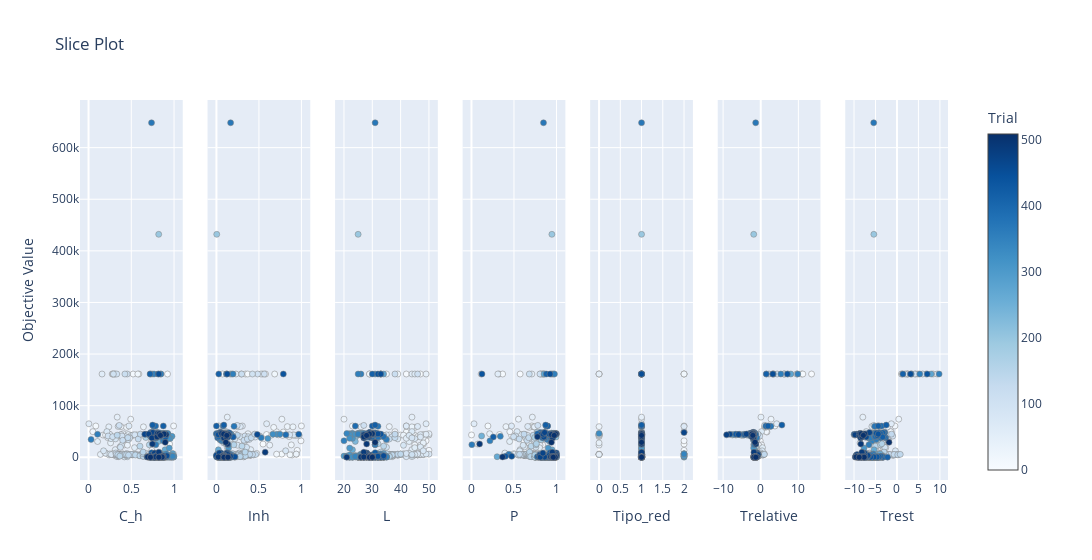

Notebook source saved alongside this figure:
### Code cell
optuna.visualization.plot_slice(study)

### Figure 1 — Plotly figure (JSON) as saved in the notebook; plotly's stock layout.template omitted (floating-point values rounded to 4 significant figures; data arrays with more than 128 entries replaced by an {"elided": "..."} marker saying what was removed)
{"data": [{"marker": {"color": {"elided": "508 int values"}, "colorbar": {"title": {"text": "Trial"}, "x": 1, "xpad": 40}, "colorscale": [[0, "rgb(247,251,255)"], [0.125, "rgb(222,235,247)"], [0.25, "rgb(198,219,239)"], [0.375, "rgb(158,202,225)"], [0.5, "rgb(107,174,214)"], [0.625, "rgb(66,146,198)"], [0.75, "rgb(33,113,181)"], [0.875, "rgb(8,81,156)"], [1, "rgb(8,48,107)"]], "line": {"color": "Grey", "width": 0.5}, "showscale": true}, "mode": "markers", "name": "Feasible Trial", "showlegend": false, "type": "scatter", "x": {"elided": "508 float values"}, "xaxis": "x", "y": {"elided": "508 float values"}, "yaxis": "y"}, {"marker": {"color": {"elided": "508 int values"}, "colorbar": {"title": {"text": "Trial"}, "x": 1, "xpad": 40}, "colorscale": [[0, "rgb(247,251,255)"], [0.125, "rgb(222,235,247)"], [0.25, "rgb(198,219,239)"], [0.375, "rgb(158,202,225)"], [0.5, "rgb(107,174,214)"], [0.625, "rgb(66,146,198)"], [0.75, "rgb(33,113,181)"], [0.875, "rgb(8,81,156)"], [1, "rgb(8,48,107)"]], "line": {"color": "Grey", "width": 0.5}, "showscale": false}, "mode": "markers", "name": "Feasible Trial", "showlegend": false, "type": "scatter", "x": {"elided": "508 float values"}, "xaxis": "x2", "y": {"elided": "508 float values"}, "yaxis": "y2"}, {"marker": {"color": {"elided": "508 int values"}, "colorbar": {"title": {"text": "Trial"}, "x": 1, "xpad": 40}, "colorscale": [[0, "rgb(247,251,255)"], [0.125, "rgb(222,235,247)"], [0.25, "rgb(198,219,239)"], [0.375, "rgb(158,202,225)"], [0.5, "rgb(107,174,214)"], [0.625, "rgb(66,146,198)"], [0.75, "rgb(33,113,181)"], [0.875, "rgb(8,81,156)"], [1, "rgb(8,48,107)"]], "line": {"color": "Grey", "width": 0.5}, "showscale": false}, "mode": "markers", "name": "Feasible Trial", "showlegend": false, "type": "scatter", "x": {"elided": "508 int values"}, "xaxis": "x3", "y": {"elided": "508 float values"}, "yaxis": "y3"}, {"marker": {"color": {"elided": "508 int values"}, "colorbar": {"title": {"text": "Trial"}, "x": 1, "xpad": 40}, "colorscale": [[0, "rgb(247,251,255)"], [0.125, "rgb(222,235,247)"], [0.25, "rgb(198,219,239)"], [0.375, "rgb(158,202,225)"], [0.5, "rgb(107,174,214)"], [0.625, "rgb(66,146,198)"], [0.75, "rgb(33,113,181)"], [0.875, "rgb(8,81,156)"], [1, "rgb(8,48,107)"]], "line": {"color": "Grey", "width": 0.5}, "showscale": false}, "mode": "markers", "name": "Feasible Trial", "showlegend": false, "type": "scatter", "x": {"elided": "508 float values"}, "xaxis": "x4", "y": {"elided": "508 float values"}, "yaxis": "y4"}, {"marker": {"color": {"elided": "508 int values"}, "colorbar": {"title": {"text": "Trial"}, "x": 1, "xpad": 40}, "colorscale": [[0, "rgb(247,251,255)"], [0.125, "rgb(222,235,247)"], [0.25, "rgb(198,219,239)"], [0.375, "rgb(158,202,225)"], [0.5, "rgb(107,174,214)"], [0.625, "rgb(66,146,198)"], [0.75, "rgb(33,113,181)"], [0.875, "rgb(8,81,156)"], [1, "rgb(8,48,107)"]], "line": {"color": "Grey", "width": 0.5}, "showscale": false}, "mode": "markers", "name": "Feasible Trial", "showlegend": false, "type": "scatter", "x": {"elided": "508 int values"}, "xaxis": "x5", "y": {"elided": "508 float values"}, "yaxis": "y5"}, {"marker": {"color": {"elided": "508 int values"}, "colorbar": {"title": {"text": "Trial"}, "x": 1, "xpad": 40}, "colorscale": [[0, "rgb(247,251,255)"], [0.125, "rgb(222,235,247)"], [0.25, "rgb(198,219,239)"], [0.375, "rgb(158,202,225)"], [0.5, "rgb(107,174,214)"], [0.625, "rgb(66,146,198)"], [0.75, "rgb(33,113,181)"], [0.875, "rgb(8,81,156)"], [1, "rgb(8,48,107)"]], "line": {"color": "Grey", "width": 0.5}, "showscale": false}, "mode": "markers", "name": "Feasible Trial", "showlegend": false, "type": "scatter", "x": {"elided": "508 float values"}, "xaxis": "x6", "y": {"elided": "508 float values"}, "yaxis": "y6"}, {"marker": {"color": {"elided": "508 int values"}, "colorbar": {"title": {"text": "Trial"}, "x": 1, "xpad": 40}, "colorscale": [[0, "rgb(247,251,255)"], [0.125, "rgb(222,235,247)"], [0.25, "rgb(198,219,239)"], [0.375, "rgb(158,202,225)"], [0.5, "rgb(107,174,214)"], [0.625, "rgb(66,146,198)"], [0.75, "rgb(33,113,181)"], [0.875, "rgb(8,81,156)"], [1, "rgb(8,48,107)"]], "line": {"color": "Grey", "width": 0.5}, "showscale": false}, "mode": "markers", "name": "Feasible Trial", "showlegend": false, "type": "scatter", "x": {"elided": "508 float values"}, "xaxis": "x7", "y": {"elided": "508 float values"}, "yaxis": "y7"}], "layout": {"title": {"text": "Slice Plot"}, "width": 2100, "xaxis": {"anchor": "y", "domain": [0, 0.1184], "title": {"text": "C_h"}}, "xaxis2": {"anchor": "y2", "domain": [0.1469, 0.2653], "title": {"text": "Inh"}}, "xaxis3": {"anchor": "y3", "domain": [0.2939, 0.4122], "title": {"text": "L"}}, "xaxis4": {"anchor": "y4", "domain": [0.4408, 0.5592], "title": {"text": "P"}}, "xaxis5": {"anchor": "y5", "domain": [0.5878, 0.7061], "title": {"text": "Tipo_red"}}, "xaxis6": {"anchor": "y6", "domain": [0.7347, 0.8531], "title": {"text": "Trelative"}}, "xaxis7": {"anchor": "y7", "domain": [0.8816, 1.0], "title": {"text": "Trest"}}, "yaxis": {"anchor": "x", "domain": [0, 1], "title": {"text": "Objective Value"}}, "yaxis2": {"anchor": "x2", "domain": [0, 1], "matches": "y", "showticklabels": false}, "yaxis3": {"anchor": "x3", "domain": [0, 1], "matches": "y", "showticklabels": false}, "yaxis4": {"anchor": "x4", "domain": [0, 1], "matches": "y", "showticklabels": false}, "yaxis5": {"anchor": "x5", "domain": [0, 1], "matches": "y", "showticklabels": false}, "yaxis6": {"anchor": "x6", "domain": [0, 1], "matches": "y", "showticklabels": false}, "yaxis7": {"anchor": "x7", "domain": [0, 1], "matches": "y", "showticklabels": false}}}
